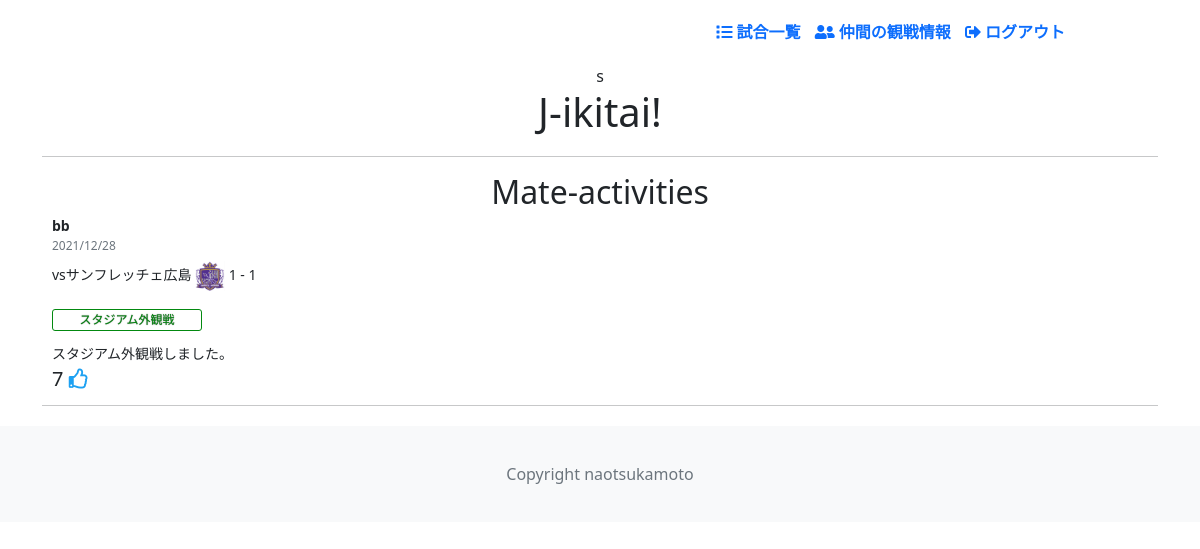
/mates-activities (signed in), run on the app's committed database.
### models/models.py (models this page shows, shortened)
class UserWatchingLog(Base):
    __tablename__ = "user_watching_logs"
    id = Column(Integer, primary_key = True)
    user_id = Column(Integer, ForeignKey("users.id"),nullable = False)
    game_id = Column(Integer, ForeignKey("games.id"),nullable = False)
    status = Column(Integer)
    comment = Column(Text)
    like = Column(Integer, default = 0)
    created_at = Column(DateTime, default = datetime.now())
    updated_at = Column(DateTime)

class User(Base):
    __tablename__ = "users"
    id = Column(Integer,primary_key = True)
    email = Column(String(128),unique = True, nullable = False)
    hashed_password = Column(String(128),unique = True, nullable = False)
    nickname = Column(String(128),unique = True)
    favo_teams_id = Column(Integer,ForeignKey("teams.id"),nullable = False)
    session_time = Column(DateTime)
    status = Column(Integer)
    created_at = Column(DateTime,default = datetime.now())
    updated_at = Column(DateTime)
    teams = relationship("Team", backref="user")
    user_watching_logs = relationship("UserWatchingLog", backref="user")

class Team(Base):
    __tablename__ = "teams"
    id = Column(Integer,primary_key = True)
    season = Column(Integer)
    team_name = Column(String(128),unique = True)
    created_at = Column(DateTime,default = datetime.now())

class Game(Base):
    __tablename__ = "games"
    id = Column(Integer,primary_key = True)
    game_date = Column(DateTime)
    home_team_id = Column(Integer,ForeignKey("teams.id"),nullable = False)
    away_team_id = Column(Integer,ForeignKey("teams.id"),nullable = False)
    home_team_score = Column(Integer)
    away_team_score = Column(Integer)
    created_at = Column(DateTime,default = datetime.now())
    user_watching_logs = relationship("UserWatchingLog",backref="game")

### app/app.py (the view)
@app.route("/mates-activities",methods=["get"])
def activities():
    if "email" in session:
        own_user_id = User.query.filter_by(email=session["email"]).first().id
        logs = db_session.query(UserWatchingLog,User,Game).\
        join(User,User.id == UserWatchingLog.user_id).\
        join(Game,Game.id == UserWatchingLog.game_id).\
        filter(not_(UserWatchingLog.user_id == own_user_id)).\
        distinct(UserWatchingLog.id).all()
        teams = Team.query.all()
        return render_template("activities.html",logs=logs,teams=teams)
    else:
        status = "need_to_login"
        return redirect(url_for("index",status=status))

### app/templates/activities.html (shortened to what this page needs)
<!DOCTYPE html>
<head>
    <link rel=stylesheet type=text/css href="../static/main.css">
    <link href="https://cdn.jsdelivr.net/npm/bootstrap@5.0.0-beta1/dist/css/bootstrap.min.css" rel="stylesheet">
    <link rel ="stylesheet" href="https://cdnjs.cloudflare.com/ajax/libs/font-awesome/5.15.4/css/all.min.css">
</head>
<body>
    {% include "header.html" %}s
    <h1>J-ikitai!</h1>
    <div class="container">
        <hr>
        <h2>Mate-activities</h2>
        <div>
            {% for log in logs %}
            <div class="log-box">
                <p class="fw-bold">{{log.User.nickname}}</p>
                <p class="fw-light text-muted font-mini">{{log.UserWatchingLog.created_at.strftime("%Y/%m/%d")}}</p>
                {% if log.User.favo_teams_id == log.Game.home_team_id %}
                    <p class="d-inline">
                        vs{{teams[log.Game.away_team_id-1].team_name}}
                        <img class="logo-mini d-inline" src="{{url_for('static',filename='images/' ~ teams[log.Game.away_team_id-1].team_name ~ '.png')}}">
                        {{log.Game.home_team_score}} - {{log.Game.away_team_score}}
                        <div class="status-mini">
                            {% if log.UserWatchingLog.status == 2 %}
                                <label class="status-label status-label-2-checked" for="status-2" id="status-2" checked="checked">スタジアム外観戦</label>
                            {% endif %}
                        </div>
                    </p>
                {% endif %}
                <p>{{log.UserWatchingLog.comment}}</p>
                <p class="like">
                    <a onclick="api_like({{log.UserWatchingLog.id}})">
                        <span id="like-{{log.UserWatchingLog.id}}">{{log.UserWatchingLog.like}}</span> <i class="far fa-thumbs-up"></i>
                    </a>
                </p>
                <hr>
            </div>
            {% endfor %}
        </div>
    </div>
    <footer class="footer mt-auto py-3 bg-light">
        <div class="container">
          <span class="text-muted">Copyright naotsukamoto</span>
        </div>
    </footer>
</body>

### app/static/main.css (style rules this page uses)
body { text-align: center; }
.container { margin: 0 auto; margin-top: 20px; margin-bottom: 20px; }
hr { border-color: #E5E5E5; }
.status-label { padding: 0.3rem; margin: 0.5rem 0; width: 80%; border-radius: 3px; transition: all .2s; border: 1px solid #ACB3BF; color: #ACB3BF; }
.status-box-2:checked + .status-label, .status-label-2-checked { color: #038910; border: 1px solid #038910; text-shadow: 0 0 1px rgba(0,0,0,.7); }
.log-box { text-align: left; font-size:14px; line-height: 10px; }
.like { cursor: pointer; font-size: 20px; }
.fa-thumbs-up { color: #1DA1F2; }
img.logo-mini { width: 30px; height: 30px; }
.log-box p, .log-box div { margin:10px; }
.font-mini { font-size: 12px; }
.status-mini .status-label { text-align: center; font-size:12px; width:150px; }

### data on the page
UserWatchingLog: User.nickname "bb", UserWatchingLog.created_at "2021/12/28", team_name (picture), Game.home_team_score "1", Game.away_team_score "1", status "スタジアム外観戦", UserWatchingLog.comment "スタジアム外観戦しました。", UserWatchingLog.like "7"
Team: team_name "サンフレッチェ広島"
